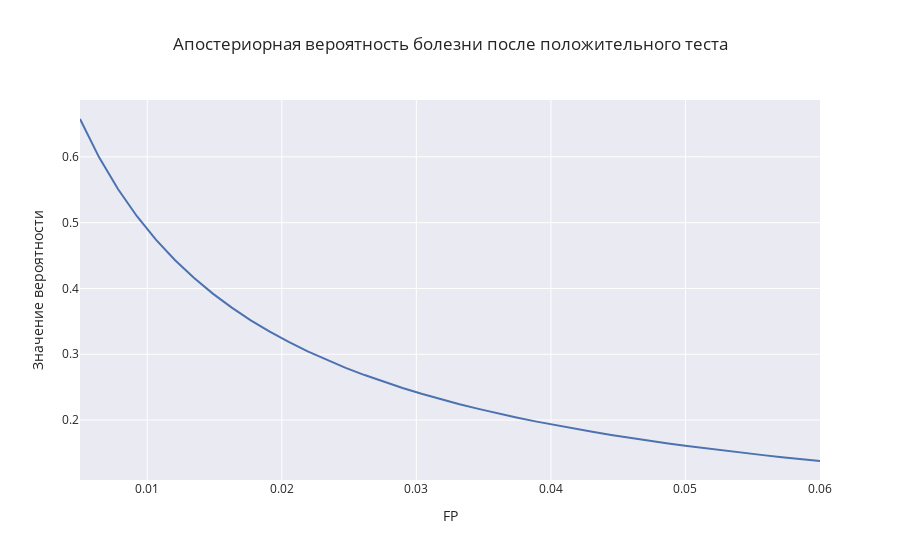

The code cell stored with this chart in its notebook:
### Code cell
fn = 0.05
plot_pab(fn, DISEASE_PROB)
